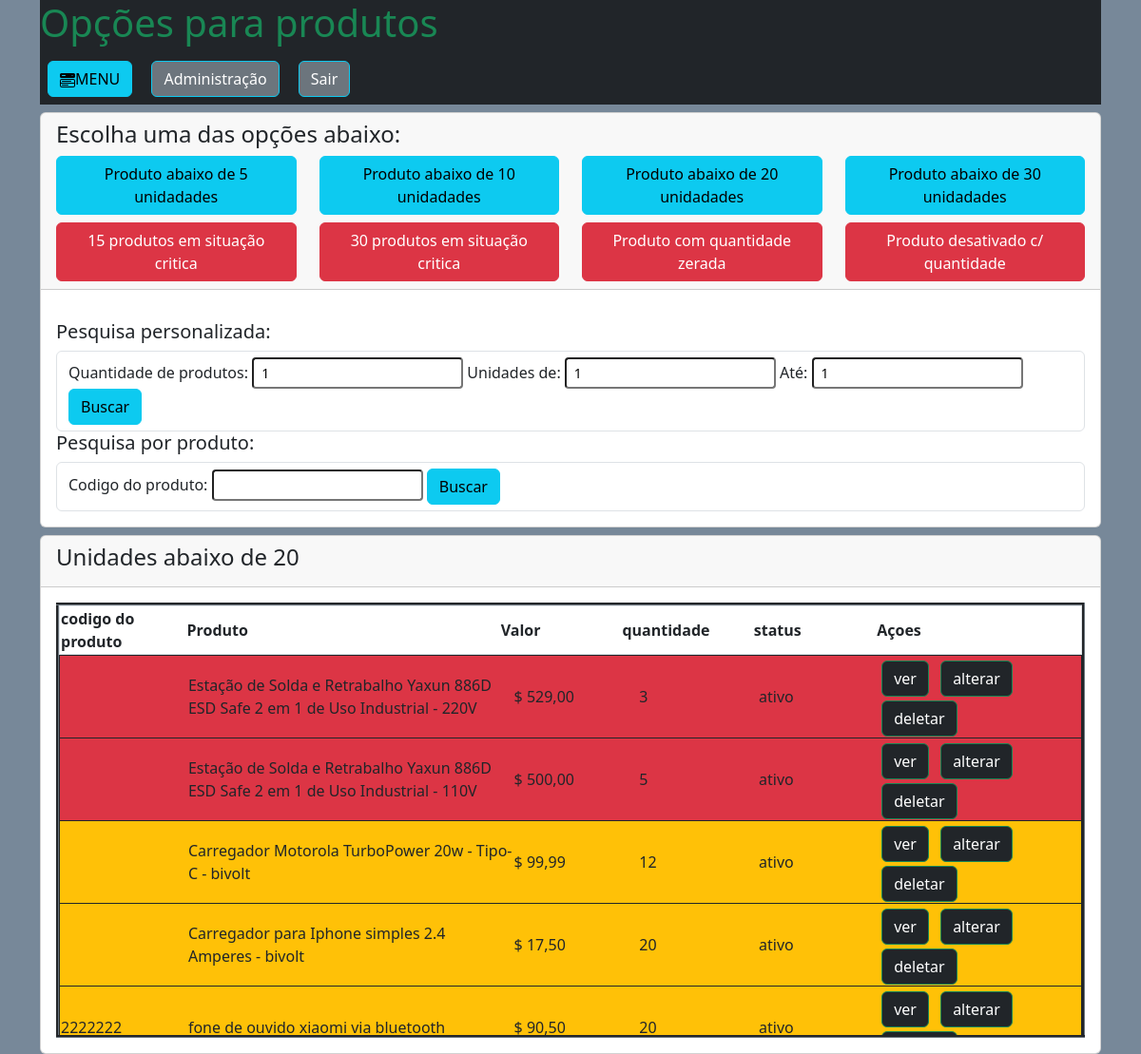
The page /administrador/produtos/ctrl_quantidade.php?quant=20 on the database as committed earlier.
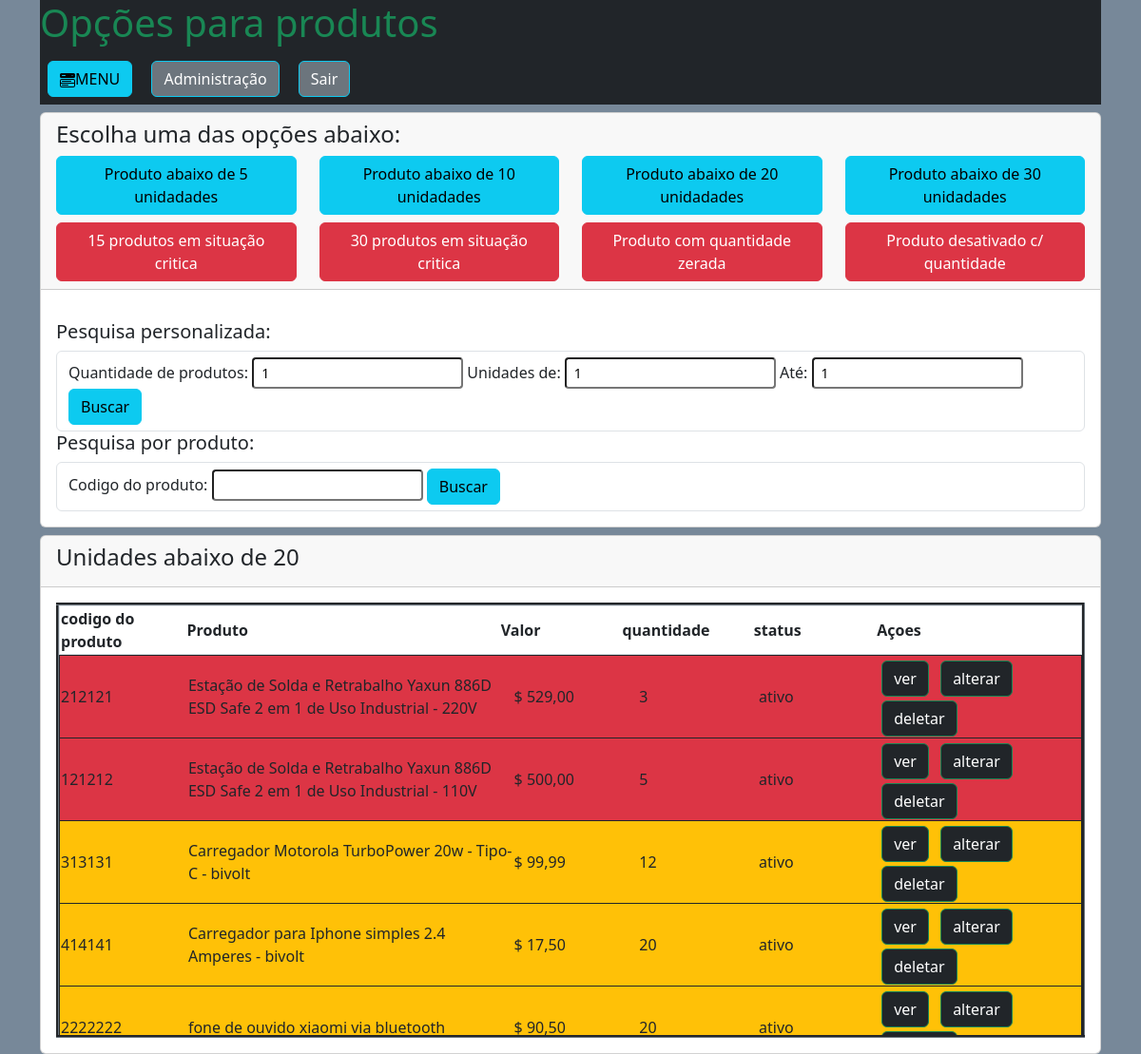
The same page on the database as committed later.
### tables this page shows
CREATE TABLE `produtos` (
  `id_produto` int(11) NOT NULL,
  `cod_produto` varchar(40) NOT NULL,
  `nome` varchar(100) NOT NULL,
  `valor` double(10,2) NOT NULL,
  `quantidade` double(10,2) NOT NULL,
  `categoria` varchar(120) NOT NULL,
  `cor` varchar(15) NOT NULL,
  `voltagem` varchar(10) NOT NULL,
  `v_110` int(1) NOT NULL,
  `v_220` int(1) NOT NULL,
  `v_bivolt` int(1) NOT NULL,
  `s_volt` int(1) NOT NULL,
  `descricao` varchar(250) NOT NULL,
  `status` int(1) NOT NULL,
  `foto` varchar(100) NOT NULL,
  `foto_1` varchar(50) NOT NULL,
  `foto_2` varchar(50) NOT NULL,
  `foto_3` varchar(50) NOT NULL,
  `foto_4` varchar(50) NOT NULL,
  `foto_5` varchar(50) NOT NULL,
  `foto_6` varchar(50) NOT NULL,
  `var_cores` int(1) NOT NULL,
  `link_110` varchar(50) NOT NULL,
  `link_220` varchar(50) NOT NULL,
  `link_bivolt` varchar(50) NOT NULL,
  `azul` int(1) NOT NULL,
  `vermelho` int(1) NOT NULL,
  `preto` int(1) NOT NULL,
  `branco` int(1) NOT NULL,
  `amarelo` int(1) NOT NULL,
  `verde` int(1) NOT NULL,
  `laranja` int(1) NOT NULL,
  `cinza` int(1) NOT NULL,
  `rosa` int(1) NOT NULL,
  `marrom` int(1) NOT NULL,
  `roxo` int(1) NOT NULL,
  `prata` int(1) NOT NULL,
  `dourado` int(1) NOT NULL,
  `link_azul` varchar(45) NOT NULL,
  `link_vermelho` varchar(45) NOT NULL,
  `link_preto` varchar(45) NOT NULL,
  `link_branco` varchar(45) NOT NULL,
  `link_amarelo` varchar(45) NOT NULL,
  `link_verde` varchar(45) NOT NULL,
  `link_laranja` varchar(45) NOT NULL,
  `link_cinza` varchar(45) NOT NULL,
  `link_rosa` varchar(45) NOT NULL,
  `link_marrom` varchar(45) NOT NULL,
  `link_roxo` varchar(45) NOT NULL,
  `link_prata` varchar(45) NOT NULL,
  `link_dourado` varchar(45) NOT NULL
);

### administrador/produtos/ctrl_quantidade.php (the view, shortened to what the changed rows need)
<?php
require_once '../../database.php';
?>
<!doctype html>
<html lang="pt-br">
  <head>
    <link href="https://cdn.jsdelivr.net/npm/bootstrap@5.3.3/dist/css/bootstrap.min.css" rel="stylesheet">
	<link rel="stylesheet" href="../../css/modal.css">
</head>
  <body style="background: #778899">
  <div class="container">
				<div class="bg-dark"><h1 class="text-success">
				</h1>
				</div>
<?php
if(isset($_GET['quant'])){
    $quant = $_GET['quant'];
    $sql = "SELECT * FROM produtos WHERE quantidade <= '".$quant."' ORDER BY quantidade ASC";
    $consulta = $conexao->query($sql);
    $dados = $consulta->fetchALL(PDO::FETCH_ASSOC);
    echo '<div class="card mt-2">
          <div class="card-header">
              <h4>Unidades abaixo de '.$quant.'</h4>
          </div>
          <div class="card-body">';
          if(!empty($dados)){
          echo '<table  border="3" class="border-secondary" style="table-layout: fixed;">';
          echo '<thead style="display: block;position: relative;" class="border">';
          echo '<tr>';
          echo '<th width=150>codigo do produto</th><th width=400>Produto</th><th width=150>Valor</th><th width=150>quantidade</th><th width=150>status</th><th width=260>Açoes</th>';
          echo '</tr>';
          echo '</thead>';
          echo '<tbody style="display: block;  overflow: auto;width: 100%;max-height: 400px;overflow-y: scroll;overflow-x: hidden;">';
          foreach($dados as $d){
                  if($d['status'] > 0){ $status = 'ativo'; }else{ $status = 'desativado';}
                  $bg = 'class="border border-dark"';
                  if($d['quantidade'] <= 10 && $d['quantidade'] > 1){ $bg = 'class="bg-danger border border-dark"';}
                  if($d['quantidade'] <= 20 && $d['quantidade'] > 11){ $bg = 'class="bg-warning border border-dark"';}
                  echo '<tr '.$bg.'><td width=150>'.$d['cod_produto'].'</td><td width=400>'.$d['nome'].'</td><td width=150>$ '. number_format($d['valor'],2,',','.').'</td><td width=150>'.$d['quantidade'].'</td>
                  <td width=150>'.$status.'</td><td width=240><a class="btn btn-dark border-success me-2 mt-1 mb-1" href = "ver.php?id_produto='.$d['id_produto'].'">ver</a>
                  <a class="btn btn-dark border-success me-2" href = "alterar.php?id_produto='.$d['id_produto'].'"> alterar</a>
                  <a class="btn btn-dark border-success" href = "deletar.php?id_produto='.$d['id_produto'].'"> deletar</a></td></tr>';
         }
          echo '</tbody>';
           echo '</table>';
          }else{
                 echo '<div class="col-sm-8 mx-auto"><h3 class="alert alert-secondary">Nenhum produto encontrado...</h3></div>';
          }
    echo '</div>
    ';
}
?>
  </div>

Rows that differ between the two databases and show on the page:
changed produtos (number 1 of 5 on the later page): cod_produto (not shown) → "212121"
changed produtos (number 2 of 5 on the later page): cod_produto (not shown) → "121212"
changed produtos "Carregador Motorola TurboPower 20w - Tipo-C - bivolt": cod_produto (not shown) → "313131"
changed produtos "Carregador para Iphone simples 2.4 Amperes - bivolt": cod_produto (not shown) → "414141"
